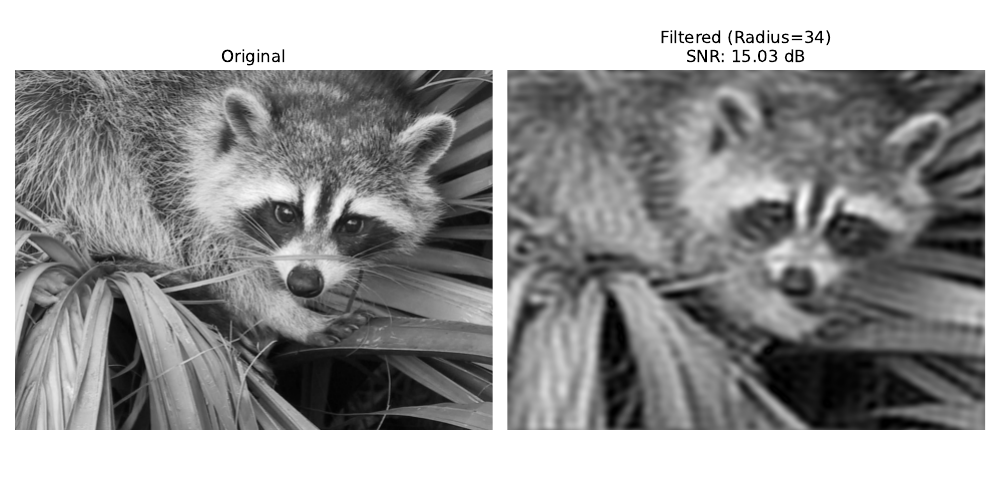

Reproduce this figure in Python.
import matplotlib.pyplot as plt
from scipy import datasets

from src.lib import filters, signal

f = datasets.face(gray=True).astype(float)

target_snr = 15.0
radius = 100
f_filtered = f.copy()
snr = float("inf")

while radius > 1:
    temp_img = filters.low_pass(f, radius)
    temp_snr = signal.snr(f, temp_img)

    if temp_snr < target_snr:
        break

    f_filtered = temp_img
    snr = temp_snr

    radius -= 2

radius += 2

print(f"Final Radius: {radius}")
print(f"Final SNR: {snr:.2f} dB")

fig, ax = plt.subplots(1, 2, figsize=(10, 5))

ax[0].imshow(f, cmap="gray")
ax[0].set_title("Original")
ax[0].axis("off")

ax[1].imshow(f_filtered, cmap="gray")
ax[1].set_title(f"Filtered (Radius={radius})\nSNR: {snr:.2f} dB")
ax[1].axis("off")

plt.tight_layout()
plt.savefig("src/07/02.pdf", format="pdf")
plt.show()
